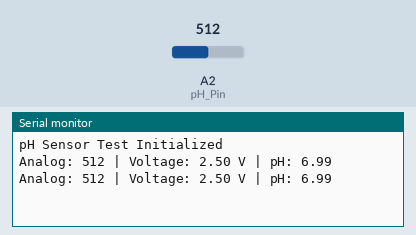
The sketch below on a simulated Arduino Uno, built with avr-gcc and run on an emulated ATmega328P. Shown: the last lines printed to the serial monitor. The test bench sets the inputs (shaded band); at power-on: A2 (pH_Pin) = 512.

Above: at 1.8 s.
1.9 s: A2 (pH_Pin) set to 716
At 2.8 s:
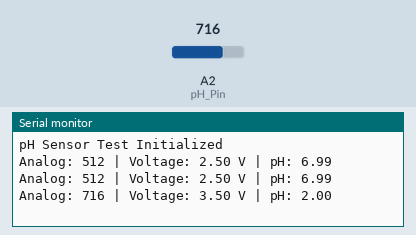
3.4 s: A2 (pH_Pin) set to 900
At 4.4 s:
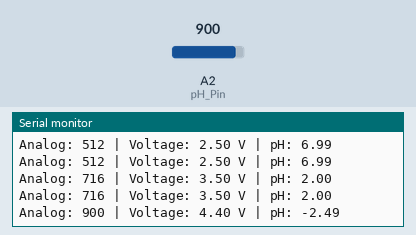
Timing chart, 0 to 6.4 s (numbered marks = the images above; inputs shaded):
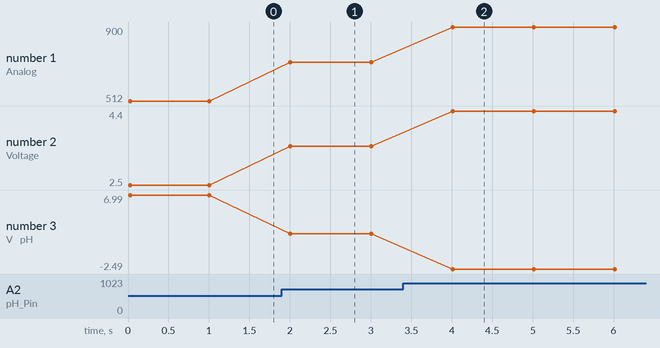

Measured:
- after the input at 1.9 s, the serial monitor: prints a new line after 0.11 s (image 1)
- after the input at 3.4 s, the serial monitor: prints a new line after 0.61 s (image 2)
- plotted number 1: 512 → 716 after the input at 1.9 s, 716 → 900 after the input at 3.4 s
- plotted number 2: 2.5 → 3.5 after the input at 1.9 s, 3.5 → 4.4 after the input at 3.4 s
- plotted number 3: 6.99 → 2 after the input at 1.9 s, 2 → -2.49 after the input at 3.4 s

The sketch:

ph_sensor.ino
```cpp
// pH Sensor Reading Script
const int pH_Pin = A2;            // Analog input pin for pH sensor
const float voltageAtPH7 = 2.5;   // Voltage at pH 7.0
const float slope = -5.0;         // Sensor slope (approximate)

void setup() {
  Serial.begin(9600);             // Start serial communication
  Serial.println("pH Sensor Test Initialized");
}

void loop() {
  int analogValue = analogRead(pH_Pin);                    // Read analog value
  float voltage = analogValue * (5.0 / 1023.0);            // Convert to voltage
  float pH = 7.0 + ((voltage - voltageAtPH7) * slope);     // Convert voltage to pH

  // Display the resultsa
  Serial.print("Analog: ");
  Serial.print(analogValue);
  Serial.print(" | Voltage: ");
  Serial.print(voltage, 2);
  Serial.print(" V | pH: ");
  Serial.println(pH, 2);

  delay(1000);  // Wait 1 second before next reading
}
```
